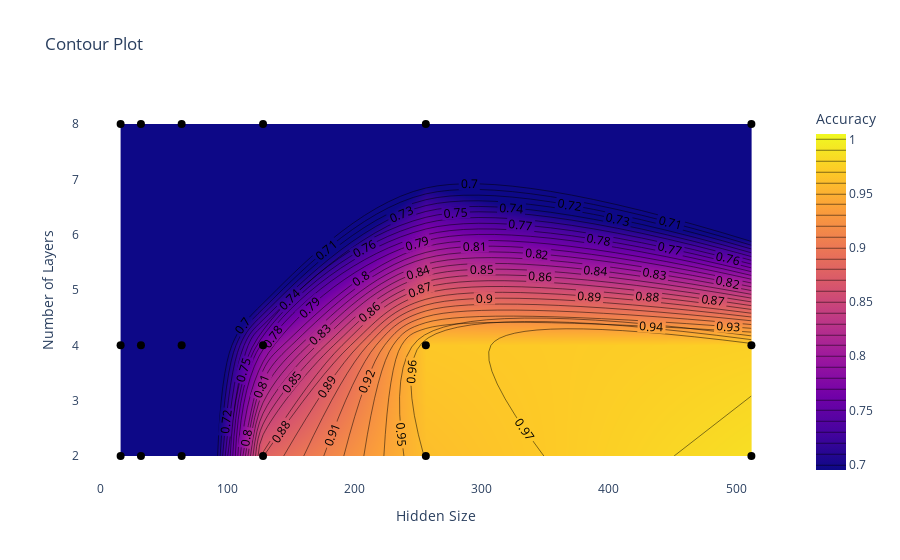

Notebook source saved alongside this figure:
### Code cell
grid = analysis.results_df
plot_contour(grid, "config/hidden_size", "config/num_layers", "accuracy", start=0.7)

### Figure 1 — Plotly figure (JSON) as saved in the notebook; plotly's stock layout.template omitted (floating-point values rounded to 4 significant figures)
{"data": [{"colorbar": {"title": {"text": "Accuracy"}}, "colorscale": [[0, "#0d0887"], [0.1111, "#46039f"], [0.2222, "#7201a8"], [0.3333, "#9c179e"], [0.4444, "#bd3786"], [0.5556, "#d8576b"], [0.6667, "#ed7953"], [0.7778, "#fb9f3a"], [0.8889, "#fdca26"], [1, "#f0f921"]], "contours": {"coloring": "heatmap", "end": 1, "showlabels": true, "size": 0.01, "start": 0.7}, "type": "contour", "x": [16, 32, 64, 128, 256, 512, 16, 32, 64, 128, 256, 512, 16, 32, 64, 128, 256, 512], "y": [2, 2, 2, 2, 2, 2, 4, 4, 4, 4, 4, 4, 8, 8, 8, 8, 8, 8], "z": [0.3016, 0.4266, 0.5578, 0.8797, 0.9609, 0.9859, 0.2391, 0.3969, 0.5766, 0.7766, 0.9688, 0.975, 0.2125, 0.4391, 0.3906, 0.3734, 0.5906, 0.3891]}, {"customdata": [0.3016, 0.4266, 0.5578, 0.8797, 0.9609, 0.9859, 0.2391, 0.3969, 0.5766, 0.7766, 0.9688, 0.975, 0.2125, 0.4391, 0.3906, 0.3734, 0.5906, 0.3891], "hovertemplate": "Hidden Size: %{x}<br>Number of Layers: %{y}<br>Accuracy: %{customdata:.4f}<extra></extra>", "marker": {"color": "black", "size": 8, "symbol": "circle"}, "mode": "markers", "name": "Data Points", "type": "scatter", "x": [16, 32, 64, 128, 256, 512, 16, 32, 64, 128, 256, 512, 16, 32, 64, 128, 256, 512], "y": [2, 2, 2, 2, 2, 2, 4, 4, 4, 4, 4, 4, 8, 8, 8, 8, 8, 8]}], "layout": {"paper_bgcolor": "white", "plot_bgcolor": "white", "title": {"text": "Contour Plot"}, "xaxis": {"showgrid": false, "title": {"text": "Hidden Size"}}, "yaxis": {"showgrid": false, "title": {"text": "Number of Layers"}}}}
